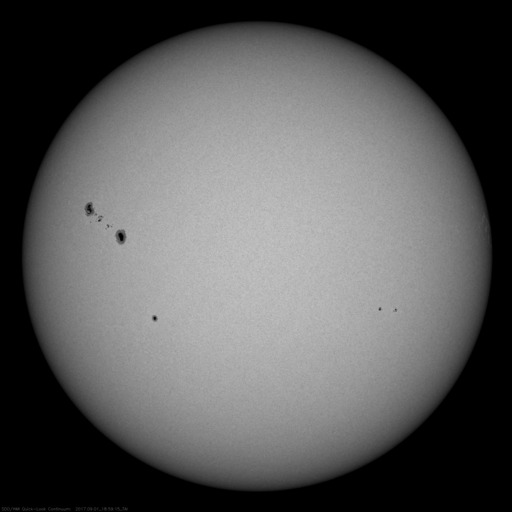
#> input picture sol1.jpg, 512 x 512 px
$ python temp.py
#> lines starting #> are read from the running program, lines starting #| are printed output that depends on the picture
# -*- coding: utf-8 -*-
"""
Editor de Spyder

Este es un archivo temporal para el proyecto de astrofísica.
"""

from PIL import Image, ImageFilter, ImageStat
import numpy
import imageio
from scipy import ndimage

im = imageio.imread('sol1.jpg')
#> im is the input picture: shape (512, 512); min 0, max 195, mean 90.6
im = im.astype('int32')
dx = ndimage.sobel(im, 1)  # horizontal derivative
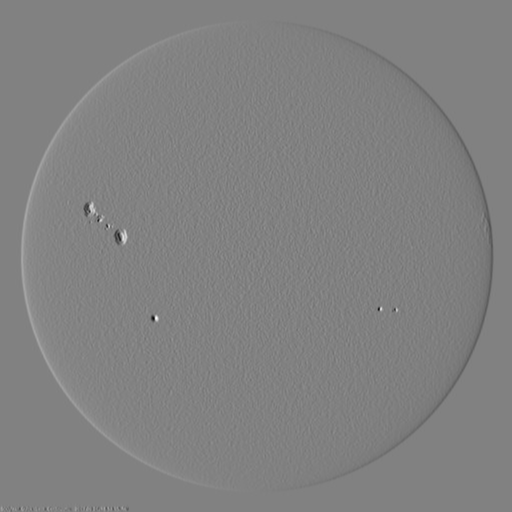
#> dx: shape (512, 512) int32; min -429, max 416, mean 0; drawn with min black and max white
dy = ndimage.sobel(im, 0)  # vertical derivative
mag = numpy.hypot(dx, dy)  # magnitude
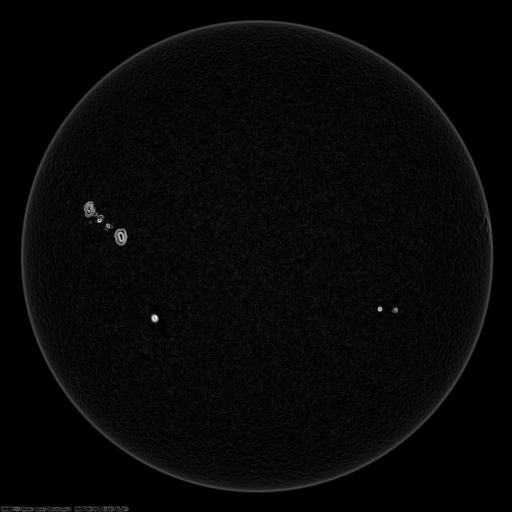
#> mag: shape (512, 512) float64; min 0, max 444.9, mean 12.9; drawn with min black and max white
mag *= 255.0 / numpy.max(mag)  # normalize (Q&D)
mag=mag.astype(numpy.uint8)
imageio.imwrite('sobel.jpg', mag)

sol1=Image.open("sol1.jpg")
sol1c=sol1.copy() #Para no modificar la imagen original
sol1min=sol1c.filter(ImageFilter.MinFilter) #De una matriz 3x3 toma el valor más bajo
#bordes=sol1c.filter(ImageFilter.MedianFilter)
#bordes=bordes.filter(ImageFilter.RankFilter(3,8))
#bordes=bordes.filter(ImageFilter.SHARPEN)
sol1p=sol1.load()
ancho, alto=sol1.size
#> ancho = 512; alto = 512

#============================================================================#
#============================================================================#
#=====================OBTENCIÓN DEL RANGO A ESTUDIAR=========================#
#============================================================================#
#============================================================================#

lista1si=[]
lista1sj=[]
lista1ii=[]
lista1ij=[]
lista2ii=[]
lista2ij=[]
lista2ia=[]
lista2di=[]
lista2dj=[]
lista2da=[]
"""
#Busca el promedio de toda la imagen
colores=sol1.getcolors()
suma=0
cuenta=0
for i in range(len(colores)):
    mult=colores[i][0]*colores[i][1] #Multiplica la cantidad de pixeles por el color
    cuenta=colores[i][0]+cuenta #Suma estos valores multiplicados
    suma=suma+mult #Cuenta los pixeles
umbral=int(suma/cuenta) #Se toma el promedio como umbral
"""
umbral=0
#Decide el rango en el cual se encuentra el sol
#Extremo superior
for j in range(ancho):
    for i in range(256):
        b=sol1min.getpixel((i,j))
        if b>umbral:
            lista1si.insert(len(lista1si),i)
            lista1sj.insert(len(lista1sj),j)
            break
    if b>umbral:
        break
#> after the loop, lista1si = [249]; lista1sj = [21]
#Extremo inferior
for j in range(ancho)[::-1]:
    for i in range(256,ancho)[::-1]: #Se define así para evitar conflicto con los créditos
        b=sol1min.getpixel((i,j))
        if b>umbral:
            lista1ii.insert(len(lista1ii),i)
            lista1ij.insert(len(lista1ij),j)
            break
    if b>umbral:
        break
#> after the loop, lista1ii = [277]; lista1ij = [490]
#Extremo izquierdo
for j in range(lista1sj[0], lista1ij[0]):
    for i in range(ancho):
        # [4 lines of commented-out code are left out]
        a=sol1min.getpixel((i,j))
        if a>umbral:
            lista2ii.insert(len(lista2ii),i)
            lista2ij.insert(len(lista2ij),j)
            lista2ia.insert(len(lista2ia),a)
            sol1p[i,j]=(255)
            break
#> after the loop, lista2ia = 469 values, max 19 at index 203, min 1 at index 1, mean 4.19; lista2ii = 469 values, max 249 at index 0, min 22 at index 220, mean 72.28; lista2ij = 469 values from 21 to 489
#Extremo derecho
for j in range(lista1sj[0], lista1ij[0]):
    for i in range(ancho)[::-1]:
        # [4 lines of commented-out code are left out]
        a=sol1min.getpixel((i,j))
        if a>umbral:
            lista2di.insert(len(lista2di),i)
            lista2dj.insert(len(lista2dj),j)
            lista2da.insert(len(lista2da),a)
            sol1p[i,j]=(255)
            break
#> after the loop, lista2da = 469 values, max 19 at index 346, min 1 at index 0, mean 4.48; lista2di = 469 values, max 492 at index 244, min 267 at index 0, mean 440.9; lista2dj = 469 values from 21 to 489

#============================================================================#
#============================================================================#
#======================ESTUDIANDO EL SOL EN EL RANGO=========================#
#============================================================================#
#============================================================================#
#Declaro las nuevas listas
listava=[]
listavai=[]
listavaj=[]
#Analiza dentro del rango
#Convierte los pixeles con valor mayor al umbral en pixeles negros
#Esto permite usar crop y bbox para delimitar las regiones.
sobel=Image.open("sobel.jpg")
#sobel=sobel.filter(ImageFilter.MedianFilter)

for i in range(0,lista1ij[0]-lista1sj[0]):
    listava.insert(i,[])
    for j in range(lista2ii[i]+1,lista2di[i]-1):
        aa=sobel.getpixel((j,i+lista1sj[0]))
        if aa>umbral:
            listava[i].insert(len(listava[i]),aa)
            listavai.insert(len(listavai),i)
            listavaj.insert(len(listavaj),j)
#> after the loop, listava = 469 items; listavai = 169769 items; listavaj = 169769 items
           #sol1p[j,i+lista1sj[0]]=(0)

#> (the run stopped early here; a loop or call above may not have finished)
